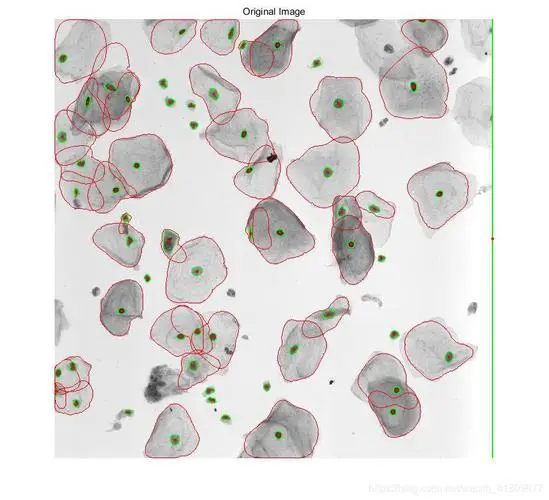
#> input picture img/cells.jpg, 549 x 500 px
$ jupyter execute '3.2.2 离散傅里叶变换.ipynb'
#> lines starting #> are read from the running program, lines starting #| are printed output that depends on the picture
# 离散傅里叶变换

[cell 1]
import cv2
import numpy as np
from scipy.fftpack import fft,ifft
import matplotlib.pyplot as plt
import math
from matplotlib.font_manager import FontProperties
fonts = FontProperties(fname = "/Library/Fonts/Arial Unicode.ttf")
plt.rcParams["font.family"] = 'Arial Unicode MS'
plt.rcParams['axes.unicode_minus']=False


img = cv2.imread('img/cells.jpg',0)
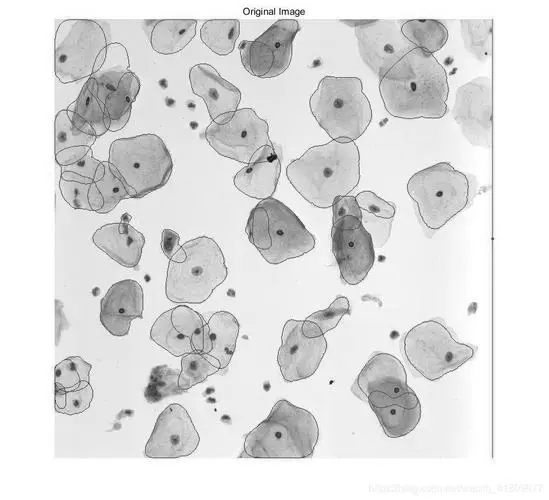
#> img: shape (500, 549); min 16, max 255, mean 223.1
# 快速傅里叶变换
img_fft = np.fft.fft2(img)
# 原点移动
img_fft = np.fft.fftshift(img_fft)
# 对数变换
img_fft = np.log(1 + np.abs(img_fft))
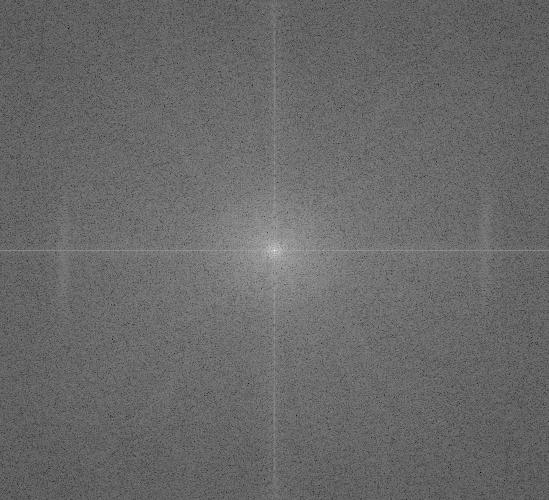
#> img_fft: shape (500, 549) float64; min 1.64, max 17.93, mean 8.38; drawn with min black and max white
# 分离幅度谱和相位谱
dft = np.fft.fft2(img)
dft_shift = np.fft.fftshift(dft)
# 幅度谱
magnitude_spectrum = np.abs(dft_shift)
# 相位谱
phase_spectrum = np.angle(dft_shift)
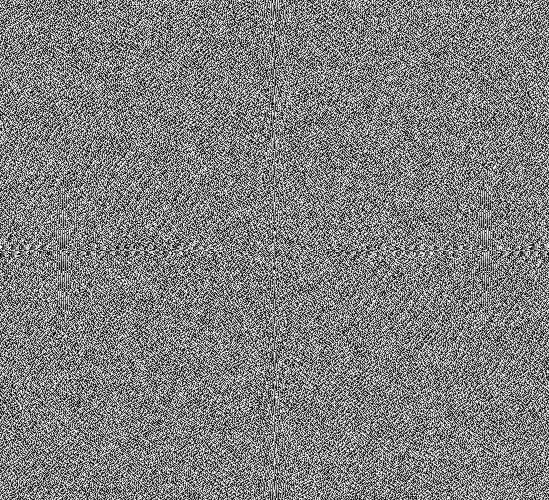
#> phase_spectrum: shape (500, 549) float64; min -3.14, max 3.14, mean 3.62e-18; drawn with min black and max white
# 复原
img2 = np.real(np.fft.ifft2(np.abs(dft)*np.exp(1j*(np.angle(dft)))))

plt.figure(figsize=(22, 22))
plt.subplot(221)
plt.imshow(img, cmap='gray')
plt.title('原始图像')
plt.axis('off')

plt.subplot(222)
plt.imshow(img2, cmap='gray')
plt.title('复原图像')
plt.axis('off')

# 相位谱为0
img3 = np.real(np.fft.ifft2(np.abs(dft)))
plt.subplot(223)
plt.imshow(img3, cmap="gray")
plt.axis('off')
plt.title('相位谱为0')
plt.axis('off')
# 幅度谱为A
A = 1
img4 = np.real(np.fft.ifft2(A*np.exp(1j*np.angle(dft))))
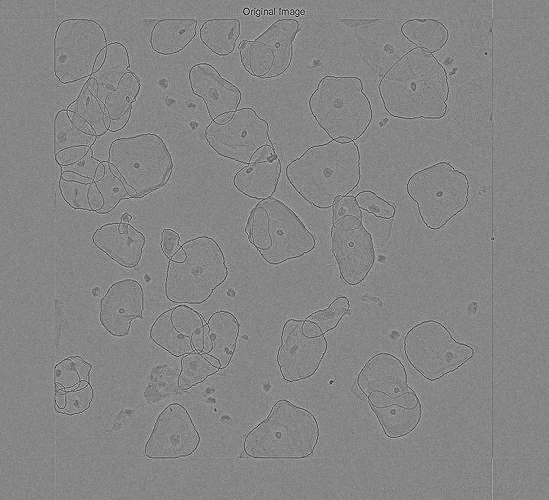
#> img4: shape (500, 549) float64; min -0.0234, max 0.0211, mean 3.64e-06; drawn with min black and max white
plt.subplot(224)
plt.imshow(img4,cmap="gray")
plt.axis('off')
plt.title(f'幅度谱为 {A}')

$ run again, with img/haze2.png saved as img/cells.jpg
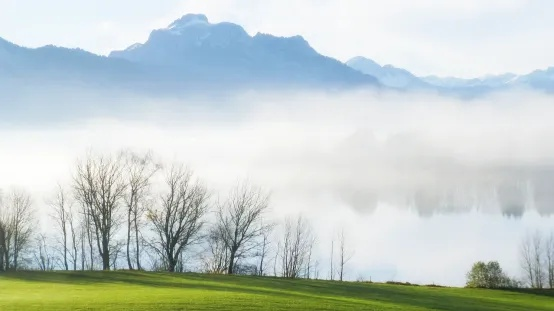
#> input picture img/haze2.png, 554 x 311 px
#> `img3 = np.real(np.fft.ifft2(np.abs(dft)))`:
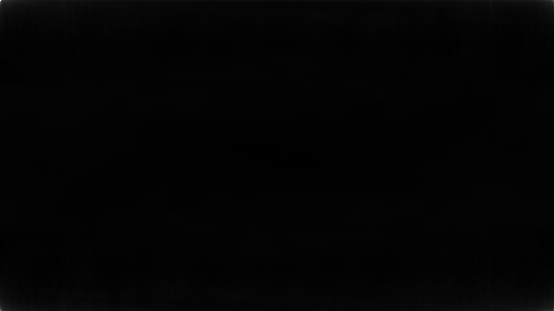
#> img3: shape (311, 554) float64; min 137, max 4519.5, mean 204.5; drawn with min black and max white
#> `img4 = np.real(np.fft.ifft2(A*np.exp(1j*np.angle(dft))))`:
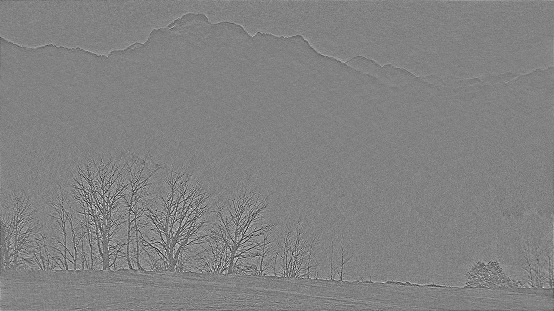
#> img4: shape (311, 554) float64; min -0.0248, max 0.0238, mean 5.8e-06; drawn with min black and max white
